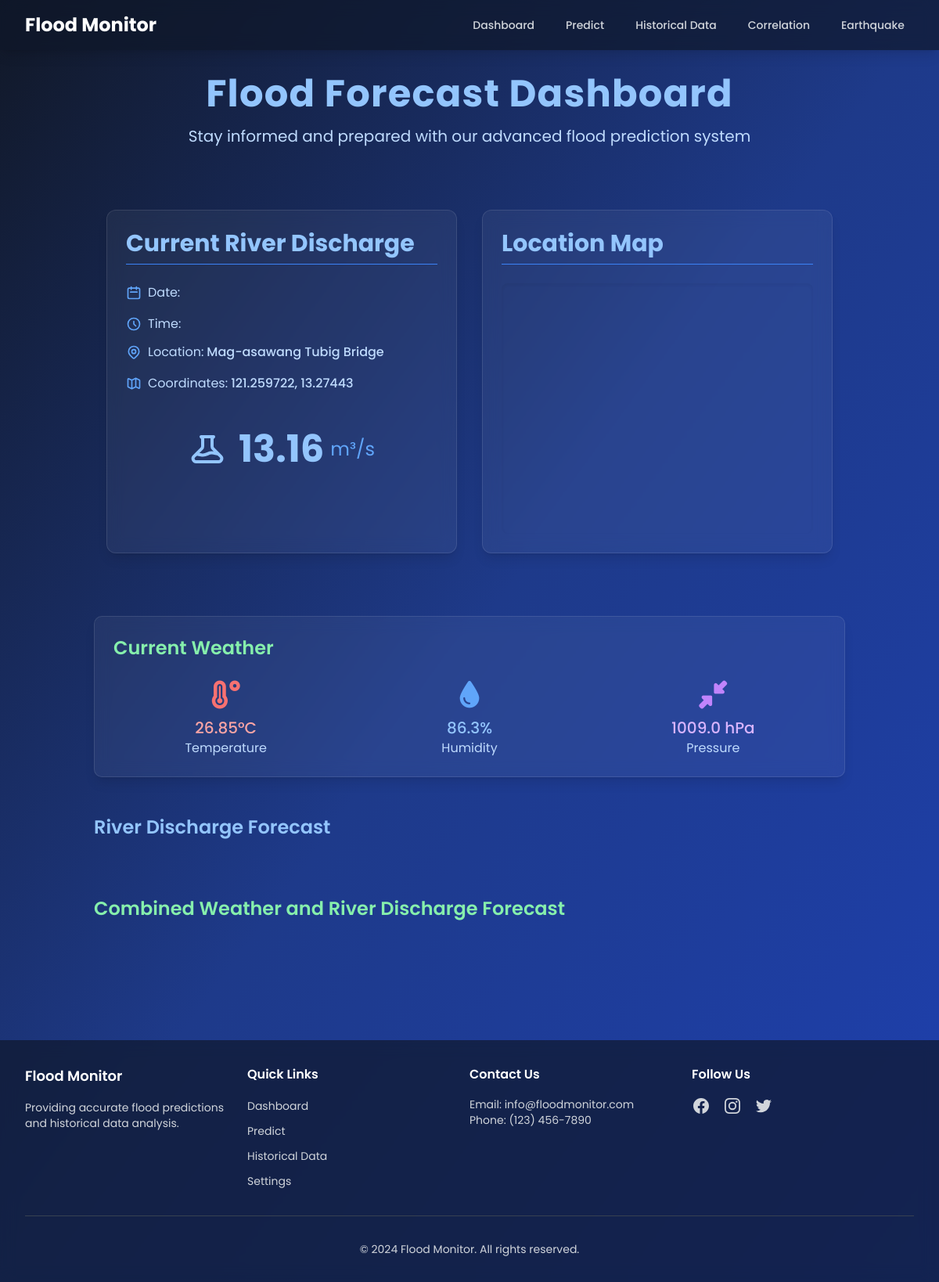
The page / on the database its author committed.
### data_collection/models.py (models this page shows, shortened)
class RiverData(models.Model):
    date = models.DateField()  # Use DateField instead of DateTimeField since the data is daily
    river_discharge = models.FloatField(null=True, blank=True)
    class Meta:
        verbose_name = "River Data"
        verbose_name_plural = "River Data"
        unique_together = ('date',)  # Ensure no duplicate entries for the same date

class WeatherData(models.Model):
    date = models.DateField()  # Align with the RiverData date for easier merging
    humidity = models.FloatField(null=True, blank=True)
    temperature = models.FloatField(null=True, blank=True)
    pressure = models.FloatField(null=True, blank=True)
    class Meta:
        verbose_name = "Weather Data"
        verbose_name_plural = "Weather Data"
        unique_together = ('date',)  # Ensure no duplicate entries for the same date

### web_interface/views.py (the view, shortened to what this page needs)
# urls.py: path('', web_views.dashboard, name='dashboard'),
def dashboard(request):
    historical_data = RiverData.objects.filter(
        date__gte=now() - timedelta(days=7)
    ).order_by('-date')[:7]
    historical_data = reversed(historical_data)
    latest_data = RiverData.objects.order_by('-date').first()
    latest_weather = WeatherData.objects.order_by('-date').first()
    forecast_response = predict_7_days(request)
    combined_forecast_response = predict_7_days_combined(request)
    forecast_data = None
    combined_forecast_data = None
    if isinstance(forecast_response, JsonResponse):
        forecast_content = json.loads(forecast_response.content.decode('utf-8'))
    if isinstance(combined_forecast_response, JsonResponse):
        combined_forecast_content = json.loads(combined_forecast_response.content.decode('utf-8'))
    historical_data_serialized = [
        {"date": data.date.strftime('%Y-%m-%d'), "level": data.river_discharge} for data in historical_data
    ]
    return render(request, 'dashboard.html', {
        'forecast_data': forecast_data or [],
        'combined_forecast_data': combined_forecast_data or [],
        'historical_data': historical_data_serialized,
        'historical_data_count': len(historical_data_serialized),
        'current_river_discharge': {
            "date": latest_data.date.strftime('%Y-%m-%d'),
            "level": latest_data.river_discharge
        } if latest_data else None,
        'current_weather': {
            "temperature": latest_weather.temperature,
            "humidity": latest_weather.humidity,
            "pressure": latest_weather.pressure
        } if latest_weather else None,
        'error_message': forecast_content.get('error') if 'error' in forecast_content else None,
    })

### prediction/views.py (called while the page is built, shortened)
def predict_7_days(request):
    model_path = 'latest_model.keras'
    scaler_path = 'latest_scaler.joblib'
    if not os.path.exists(model_path) or not os.path.exists(scaler_path):
        return JsonResponse({'error': 'Model or scaler not found. Please train the model first.'}, status=400)

def predict_7_days_combined(request):
    model_path = 'latest_combined_model.keras'
    scaler_path = 'latest_combined_scaler.joblib'
    if not os.path.exists(model_path) or not os.path.exists(scaler_path):
        return JsonResponse({'error': 'Combined model or scaler not found. Please train the combined model first.'}, status=400)

### web_interface/templates/dashboard.html (shortened to what this page needs)
<!DOCTYPE html>
<html lang="en">
  <head>
    <link
      href="https://api.mapbox.com/mapbox-gl-js/v2.7.0/mapbox-gl.css"
      rel="stylesheet"
    />
    <script src="https://cdn.tailwindcss.com"></script>
    <link
      href="https://cdnjs.cloudflare.com/ajax/libs/font-awesome/6.0.0-beta3/css/all.min.css"
      rel="stylesheet"
    />
  </head>
  <body
    class="bg-gradient-to-br from-gray-900 via-blue-900 to-blue-800 min-h-screen"
  >
    {% include 'navbar.html' %}
    <div class="container mx-auto py-8 px-4 sm:px-6 lg:px-8">
      <header class="text-center mb-12">
        <h1 class="text-5xl font-bold text-blue-300 tracking-wide mb-4">
          Flood Forecast Dashboard
        </h1>
        <p class="text-xl text-blue-200">
          Stay informed and prepared with our advanced flood prediction system
        </p>
      </header>
      <div class="container mx-auto px-4 py-8">
        <div class="grid grid-cols-1 lg:grid-cols-2 gap-8 mb-12">
          <div
            class="glass-effect p-6 shadow-lg rounded-xl transition-all duration-300 hover:shadow-2xl"
          >
            <h2
              class="text-3xl font-bold text-blue-300 mb-6 border-b border-blue-500 pb-2"
            >
              Current River Discharge
            </h2>
            <div class="grid grid-cols-1 gap-3">
              <div class="space-y-4">
                <p class="text-blue-200 flex items-center">
                  <svg
                    class="w-5 h-5 mr-2 text-blue-400"
                    fill="none"
                    stroke="currentColor"
                    viewBox="0 0 24 24"
                    xmlns="http://www.w3.org/2000/svg"
                  >
                    <path
                      stroke-linecap="round"
                      stroke-linejoin="round"
                      stroke-width="2"
                      d="M8 7V3m8 4V3m-9 8h10M5 21h14a2 2 0 002-2V7a2 2 0 00-2-2H5a2 2 0 00-2 2v12a2 2 0 002 2z"
                    ></path>
                  </svg>
                  Date:
                </p>
                <p class="text-blue-200 flex items-center">
                  <svg
                    class="w-5 h-5 mr-2 text-blue-400"
                    fill="none"
                    stroke="currentColor"
                    viewBox="0 0 24 24"
                    xmlns="http://www.w3.org/2000/svg"
                  >
                    <path
                      stroke-linecap="round"
                      stroke-linejoin="round"
                      stroke-width="2"
                      d="M12 8v4l3 3m6-3a9 9 0 11-18 0 9 9 0 0118 0z"
                    ></path>
                  </svg>
                  Time:
                </p>
              </div>
              <div class="space-y-4">
                <p class="text-blue-200 flex items-center">
                  Location:
                  <span class="font-medium ml-1">Mag-asawang Tubig Bridge</span>
                </p>
                <p class="text-blue-200 flex items-center">
                  Coordinates:
                  <span class="font-medium ml-1">121.259722, 13.27443</span>
                </p>
              </div>
            </div>
            <div class="mt-8 text-center">
              {% if current_river_discharge %}
              <div
                class="inline-flex items-center p-4"
              >
                <div class="flex flex-row">
                  <span class="text-5xl font-bold text-blue-300 block">
                    {{ current_river_discharge.level|floatformat:2 }}
                  </span>
                  <span class="text-2xl text-blue-400 ml-2 mt-2 block">m³/s</span>
                </div>
              </div>
              {% else %}
              <p class="text-blue-200 text-xl italic">
                No current river discharge data available.
              </p>
              {% endif %}
            </div>
          </div>
          <div
            class="glass-effect p-6 shadow-lg rounded-xl transition-all duration-300 hover:shadow-2xl"
          >
            <h2
              class="text-3xl font-bold text-blue-300 mb-6 border-b border-blue-500 pb-2"
            >
              Location Map
            </h2>
            <div id="map" class="h-80 rounded-lg shadow-inner"></div>
          </div>
        </div>
      </div>
      {% if current_weather %}
      <div class="glass-effect p-6 shadow-lg mb-12">
        <h2 class="text-2xl font-semibold text-green-300 mb-6">
          Current Weather
        </h2>
        <div class="grid grid-cols-1 sm:grid-cols-3 gap-6 text-center">
          <div>
            <i class="fas fa-temperature-high text-4xl text-red-400 mb-2"></i>
            <p class="text-xl font-medium text-red-300">
              {{ current_weather.temperature }}°C
            </p>
            <p class="text-blue-200">Temperature</p>
          </div>
          <div>
            <i class="fas fa-tint text-4xl text-blue-400 mb-2"></i>
            <p class="text-xl font-medium text-blue-300">
              {{ current_weather.humidity }}%
            </p>
            <p class="text-blue-200">Humidity</p>
          </div>
          <div>
            <i class="fas fa-compress-alt text-4xl text-purple-400 mb-2"></i>
            <p class="text-xl font-medium text-purple-300">
              {{ current_weather.pressure }} hPa
            </p>
            <p class="text-blue-200">Pressure</p>
          </div>
        </div>
      </div>
      {% endif %}
      <div class="mb-12">
        <h2 class="text-2xl font-semibold text-blue-300 mb-6">
          River Discharge Forecast
        </h2>
      </div>
      <div class="mb-24">
        <h2 class="text-2xl font-semibold text-green-300 mb-6">
          Combined Weather and River Discharge Forecast
        </h2>
      </div>
    </div>
    {% include 'footer.html' %}
  </body>
</html>

### web_interface/templates/dashboard.html (style rules this page uses)
body { font-family: "Poppins", sans-serif; background-color: #1a1a2e; color: #e0e0e0; }
.glass-effect { background: rgba(255, 255, 255, 0.05); backdrop-filter: blur(10px); border-radius: 10px; border: 1px solid rgba(255, 255, 255, 0.1); }

### rows shown on the page
RiverData: level "13.16"
WeatherData: temperature "26.85", humidity "86.3", pressure "1009.0"
